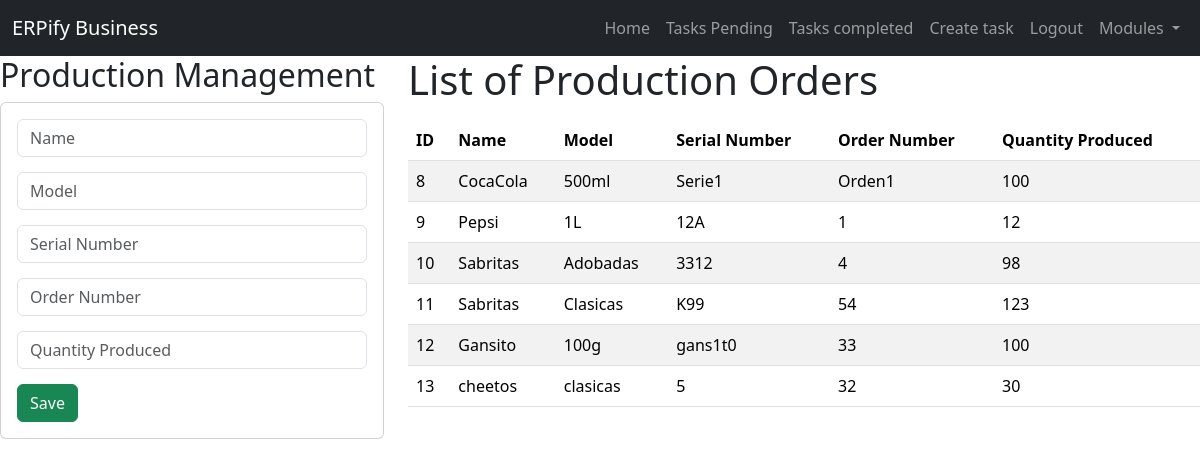
Page /production/ (signed in) on the committed database.
### task/models.py (models this page shows, shortened)
class Produccion(models.Model):
    id = models.AutoField(primary_key=True)
    nombre = models.CharField(max_length=50)
    modelo = models.CharField(max_length=50)
    serie = models.CharField(max_length=50)
    NumeroOrden = models.CharField(max_length=50)
    cantidad = models.CharField(max_length=50)

### task/views.py (the view)
# urls.py: path('production/', views.production, name='production'),
@login_required
def production(request):
    if request.method == 'POST':
        form = ProduccionForm(request.POST)
        if form.is_valid():
            produccion = form.save()  # Omite el argumento 'id'
            produccion.refresh_from_db()
            return redirect('production')
    else:  # Solicitud GET
        form = ProduccionForm()  # Instanciar el formulario
        produccion = Produccion.objects.all()  # Obtener todas las órdenes de producción
    return render(request, 'production.html', {'form': form, 'produccion': produccion})

### task/forms.py
class ProduccionForm(forms.ModelForm):
    class Meta:
        model = Produccion
        fields = ['nombre', 'modelo', 'serie', 'NumeroOrden', 'cantidad']

### task/templates/production.html (shortened to what this page needs)
{% extends 'base.html' %}
{% block content %}
<div class="row">
    <div class="col-sm-12 col-md-6 col-lg-4 col-xl-4">
        <h2>Production Management</h2>
        <div class="card">
            <div class="card-body">
                <form action="/production/" method="POST">
                    <div class="form-group" style="margin-bottom: 15px;">
                        <input type="text" id="nombre" name="nombre" class="form-control" placeholder="Name" maxlength="50" required>
                    </div>
                    <div class="form-group" style="margin-bottom: 15px;">
                        <input type="text" id="modelo" name="modelo" class="form-control" placeholder="Model" maxlength="50" required>
                    </div>
                    <div class="form-group" style="margin-bottom: 15px;">
                        <input type="text" id="serie" name="serie" class="form-control" placeholder="Serial Number" maxlength="50" required>
                    </div>
                    <div class="form-group" style="margin-bottom: 15px;">
                        <input type="text" id="NumeroOrden" name="NumeroOrden" class="form-control" placeholder="Order Number" maxlength="50" required>
                    </div>
                    <div class="form-group" style="margin-bottom: 15px;">
                        <input type="text" id="cantidad" name="cantidad" class="form-control" placeholder="Quantity Produced" maxlength="50" required>
                    </div>
                    <div class="form-group">
                        <button type="submit" class="btn btn-success btn-block text-white">Save</button>
                    </div>
                </form>
            </div>
        </div>
    </div>
    <div class="col-sm-12 col-md-6 col-lg-8 col-xl-8">
        <h1>List of Production Orders</h1>
        <div class="table-responsive py-2">
            <table class="table table-striped">
                <thead>
                    <tr>
                        <th>ID</th>
                        <th>Name</th>
                        <th>Model</th>
                        <th>Serial Number</th>
                        <th>Order Number</th>
                        <th>Quantity Produced</th>
                    </tr>
                </thead>
                <tbody>
                    {% for produccion in produccion %}
                        <tr>
                            <td>{{ produccion.id }}</td>
                            <td>{{ produccion.nombre }}</td>
                            <td>{{ produccion.modelo }}</td>
                            <td>{{ produccion.serie }}</td>
                            <td>{{ produccion.NumeroOrden }}</td>
                            <td>{{ produccion.cantidad }}</td>
                        </tr>
                    {% endfor %}
                </tbody>
            </table>
        </div>
    </div>
</div>
{% endblock %}

### task/templates/base.html (shortened to what this page needs)
<!DOCTYPE html>
<html lang="en">
<head>
    <link rel="stylesheet" href="https://cdn.jsdelivr.net/npm/bootstrap@5.3.3/dist/css/bootstrap.min.css">
</head>
<body>
   <nav class="navbar navbar-expand-lg bg-dark navbar-dark">
      <div class="container-fluid">
        <a class="navbar-brand" href="#">ERPify Business</a>
        <div class="collapse navbar-collapse" id="navbarNav">
          <ul class="navbar-nav ms-auto">
            <li class="nav-tiem">
               <a href="/" class="nav-link">Home</a>
            </li>
            {% if user.is_authenticated %}
            <li class="nav-tiem">
               <a href="{% url 'tasks' %}" class="nav-link">Tasks Pending</a>
            </li>
            <li class="nav-tiem">
               <a href="{% url 'tasks_completed' %}" class="nav-link">Tasks completed</a>
            </li>
            <li class="nav-tiem">
               <a href="/tasks/create/" class="nav-link">Create task</a>
            </li>
            <li class="nav-tiem">
               <a href="/logout" class="nav-link">Logout</a>
            </li>
          <li class="nav-item dropdown">
             <a class="nav-link dropdown-toggle" href="#" id="navbarDropdown" role="button" data-bs-toggle="dropdown" aria-expanded="false">
               Modules
             </a>
            </li>
            {% endif %}
          </ul>
        </div>
      </div>
    </nav>
{% block content %}
{% endblock %}
</body>
</html>

### rows in the picture
Produccion: id "8", nombre "CocaCola", modelo "500ml", serie "Serie1", NumeroOrden "Orden1", cantidad "100"
Produccion: id "9", nombre "Pepsi", modelo "1L", serie "12A", NumeroOrden "1", cantidad "12"
Produccion: id "10", nombre "Sabritas", modelo "Adobadas", serie "3312", NumeroOrden "4", cantidad "98"
Produccion: id "11", nombre "Sabritas", modelo "Clasicas", serie "K99", NumeroOrden "54", cantidad "123"
Produccion: id "12", nombre "Gansito", modelo "100g", serie "gans1t0", NumeroOrden "33", cantidad "100"
Produccion: id "13", nombre "cheetos", modelo "clasicas", serie "5", NumeroOrden "32", cantidad "30"
